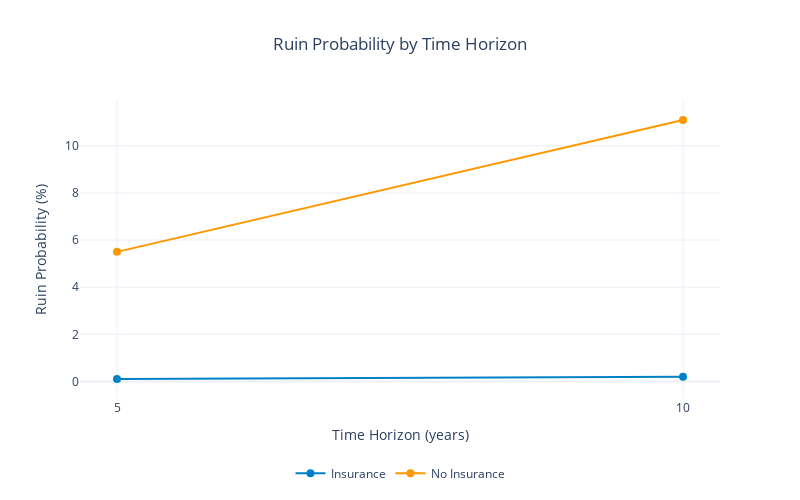

This figure's notebook cell:
### Code cell
import plotly.graph_objects as go
from plotly.subplots import make_subplots
from ergodic_insurance.visualization.core import WSJ_COLORS
import numpy as np

# Print results
print(f"\nRuin Probabilities by Time Horizon:")
for yr, prob in results.ruin_probability.items():
    print(f"  {yr} years: {prob*100:.2f}%")

print(f"\nConvergence achieved: {'Yes' if results.convergence else 'No'}")

# --------------------------------------
# Ruin probability comparison (1,2)
# --------------------------------------
# Single figure without subplots
fig = go.Figure()
fig.add_trace(
    go.Scatter(
        x=list(results.ruin_probability.keys()),
        y=[prob * 100 for prob in results.ruin_probability.values()],
        mode='lines+markers',
        name='Insurance',
        line=dict(width=2, color=WSJ_COLORS.get('blue', '#1f77b4')),
        marker=dict(size=8)
    )
)
fig.add_trace(
    go.Scatter(
        x=list(results_no_ins.ruin_probability.keys()),
        y=[prob * 100 for prob in results_no_ins.ruin_probability.values()],
        mode='lines+markers',
        name='No Insurance',
        line=dict(width=2, color=WSJ_COLORS.get('orange', '#ff7f0e')),
        marker=dict(size=8)
    )
)

# Update layout
fig.update_layout(
    title={
        "text": "Ruin Probability by Time Horizon",
        "x": 0.5,
        "xanchor": "center"
    },
    template='plotly_white',
    showlegend=True,
    legend=dict(
        orientation='h',
        x=0.5,
        xanchor='center',
        y=-0.2,
        yanchor='top'
    ),
    width=800,
    height=500
)

# Axes titles
fig.update_xaxes(title_text="Time Horizon (years)")
fig.update_yaxes(title_text="Ruin Probability (%)")

fig.show()

### Figure 1 — Plotly figure (JSON) as saved in the notebook; plotly's stock layout.template omitted (floating-point values rounded to 4 significant figures)
{"data": [{"line": {"color": "#0080C7", "width": 2}, "marker": {"size": 8}, "mode": "lines+markers", "name": "Insurance", "type": "scatter", "x": ["5", "10"], "y": [0.1, 0.2]}, {"line": {"color": "#FF9800", "width": 2}, "marker": {"size": 8}, "mode": "lines+markers", "name": "No Insurance", "type": "scatter", "x": ["5", "10"], "y": [5.5, 11.1]}], "layout": {"height": 500, "legend": {"orientation": "h", "x": 0.5, "xanchor": "center", "y": -0.2, "yanchor": "top"}, "showlegend": true, "title": {"text": "Ruin Probability by Time Horizon", "x": 0.5, "xanchor": "center"}, "width": 800, "xaxis": {"title": {"text": "Time Horizon (years)"}}, "yaxis": {"title": {"text": "Ruin Probability (%)"}}}}
